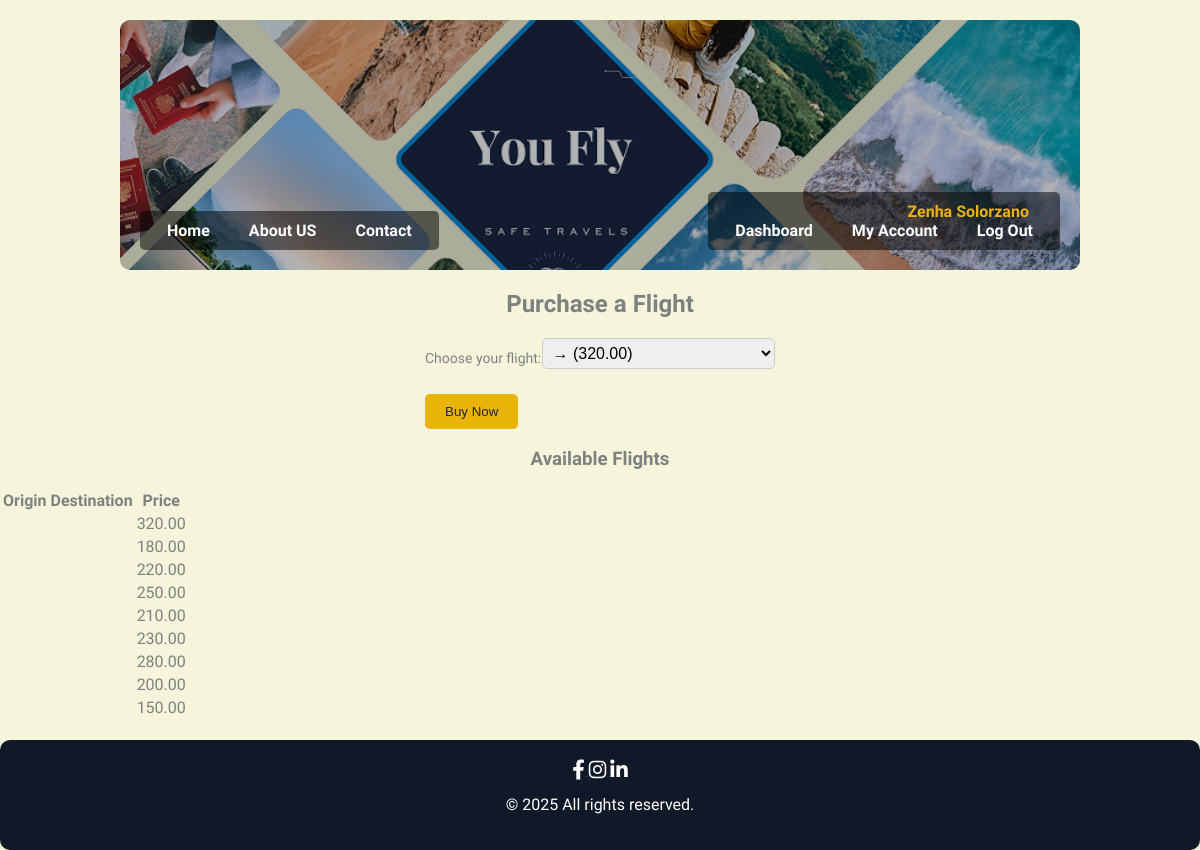
/pages/purchase_flight.php (signed in), run on an earlier commit of the app's database.
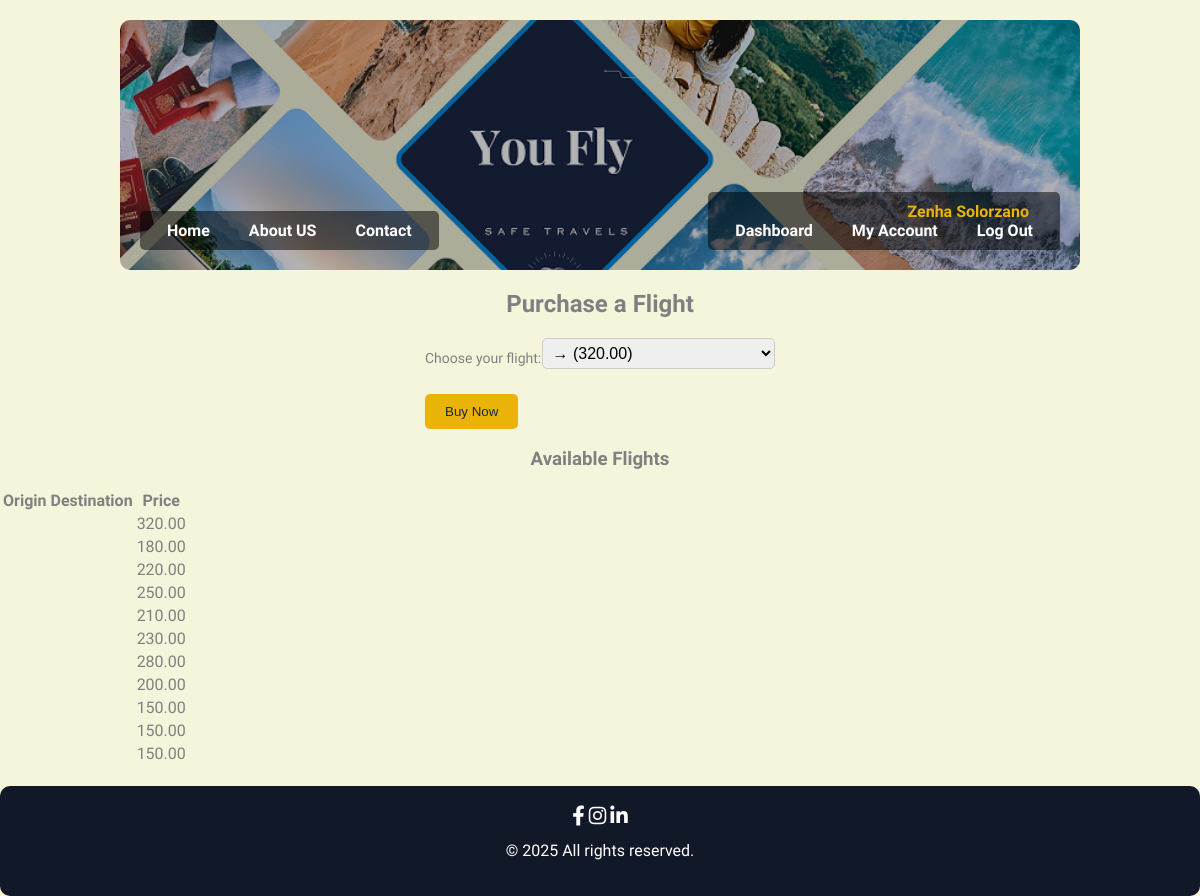
And on a later commit of the database.
### tables this page shows
CREATE TABLE `flights` (
  `flight_id` int(11) NOT NULL,
  `flight_number` varchar(50) NOT NULL,
  `departure_airport` varchar(100) NOT NULL,
  `arrival_airport` varchar(100) NOT NULL,
  `departure_date` datetime NOT NULL,
  `arrival_date` datetime NOT NULL,
  `price` decimal(10,2) NOT NULL,
  `available_seats` int(11) NOT NULL,
  `created_at` datetime DEFAULT current_timestamp(),
  `updated_at` datetime DEFAULT current_timestamp() ON UPDATE current_timestamp(),
  `picture` varchar(50) NOT NULL
);

### includes/functions.php (called while the page is built, shortened)
<?php
function pdo ( PDO $pdo, string $sql, array $arguments = null ) {
  if ( ! $arguments ) {
    return $pdo->query( $sql );
  }
  $statement = $pdo->prepare( $sql );
  $statement->execute( $arguments );
  return $statement;
}
?>

### pages/purchase_flight.php (the view, shortened to what this page needs)
<?php
include '../includes/functions.php';
include '../includes/db.php';
$sql = "SELECT * FROM flights";
$flights = pdo($pdo, $sql)->fetchAll();
?>
<link rel="stylesheet" href="../css/main.css">
<?php include '../includes/header-member.php'; ?>
<div class="purchase-container">
    <h2>Purchase a Flight</h2>
    <form action="" method="POST">
        <div class="form-group">
            <label for="flight_id">Choose your flight:</label>
            <select name="flight_id" id="flight_id" required>
                <?php foreach ($flights as $flight): ?>
                    <option value="<?= $flight['id']; ?>"><?= $flight['origin']; ?> → <?= $flight['destination']; ?> (<?= $flight['price']; ?>)</option>
                <?php endforeach; ?>
            </select>
        </div>
        <div class="form-buttons">
            <button type="submit" class="submit-button">Buy Now</button>
        </div>
    </form>
    <h3>Available Flights</h3>
    <table>
        <thead>
            <tr>
                <th>Origin</th>
                <th>Destination</th>
                <th>Price</th>
            </tr>
        </thead>
        <tbody>
            <?php foreach ($flights as $flight): ?>
                <tr>
                    <td><?= $flight['origin']; ?></td>
                    <td><?= $flight['destination']; ?></td>
                    <td><?= $flight['price']; ?></td>
                </tr>
            <?php endforeach; ?>
        </tbody>
    </table>
</div>
<?php include '../includes/footer.php'; ?>

What changed in the data, as far as the page shows it:
added flights: price "150.00"
added flights: price "150.00"
